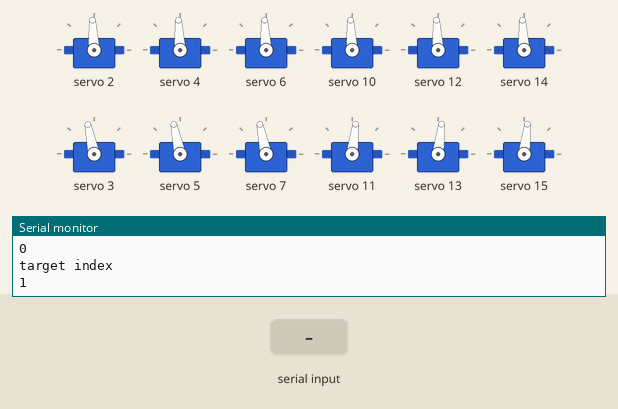
The sketch below on a simulated Arduino Uno, built with avr-gcc and run on an emulated ATmega328P. Parts: 12 × servo, the last lines printed to the serial monitor. The test bench sets the inputs (shaded band).

Above: at 1.2 s.
1.3 s: "8" received over Serial
At 1.4 s:
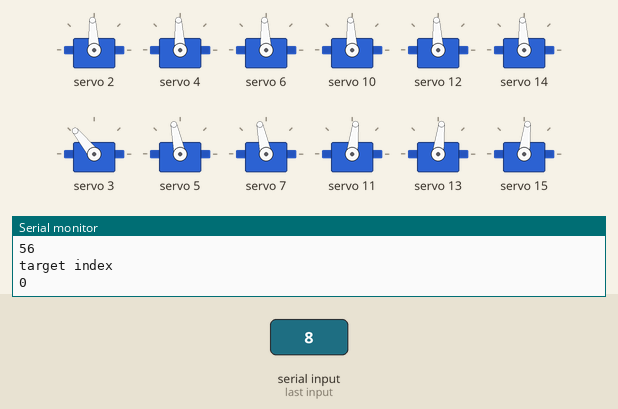
4.3 s: "5" received over Serial
At 7.13 s:
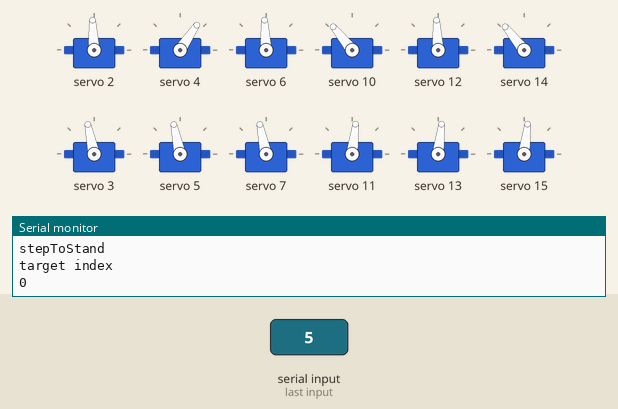
7.3 s: byte 52 (52) received over Serial
At 8.14 s:
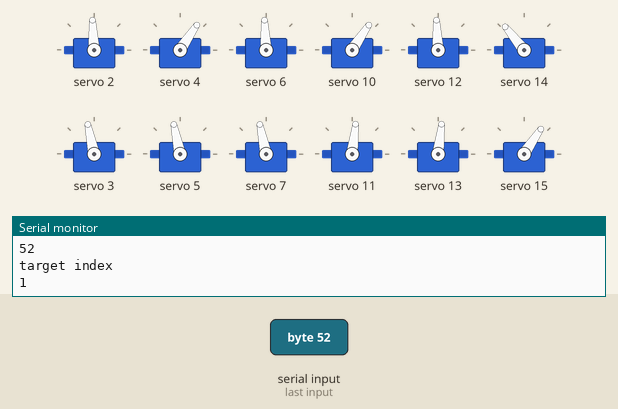
10.3 s: "2" received over Serial
At 10.77 s:
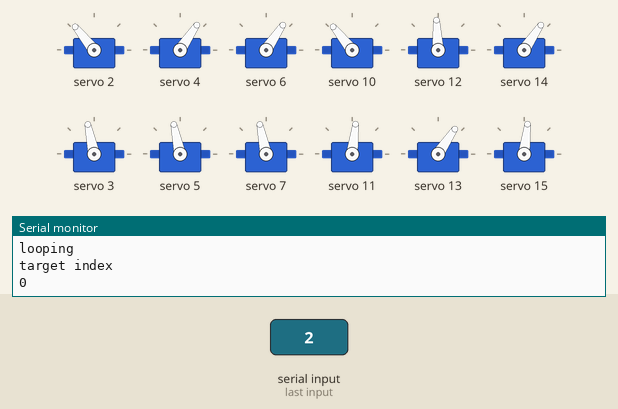
13.3 s: "9" received over Serial
16.3 s: "7" received over Serial
Timing chart, 0 to 22.1 s (numbered marks = the images above; inputs shaded):
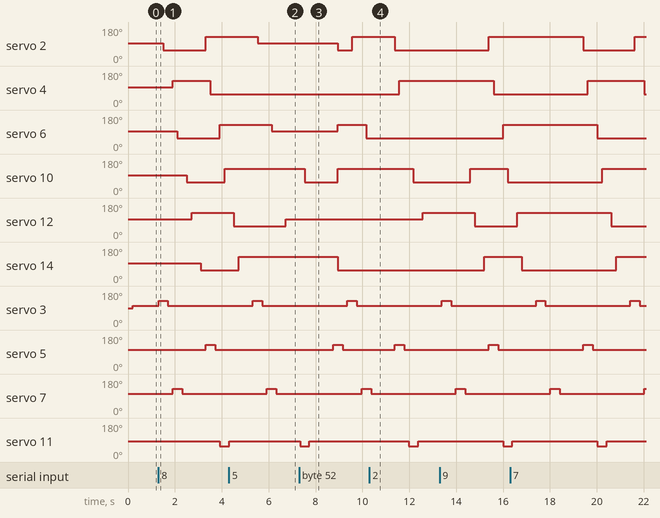

The sketch:

hexapod.ino
```cpp
#include <Wire.h>
#include <Adafruit_PWMServoDriver.h>
#include "HexJoint.h"
#include "HexLeg.h"
#include "TargetPosition.h"

Adafruit_PWMServoDriver pwm = Adafruit_PWMServoDriver();

#define FREQUENCY 50

#define SERVOMIN    650 // 860 // spec: 500
#define SERVOMAX    2350 // 2140 // spec: 2400

#define STAND       0
#define SIT         1
#define WALK_F      2
#define WALK_B      3
#define TURN_R      4
#define TURN_L      5
#define STRAFE_R    6
#define STRAFE_L    7

int action = STAND;
int speed = 200;
TargetPosition targets[5][6];
int targetSize = 0;
int targetIndex = 0;
bool loopTargets = false;

HexJoint flHip = HexJoint();
HexJoint mlHip = HexJoint();
HexJoint blHip = HexJoint();
HexJoint frHip = HexJoint();
HexJoint mrHip = HexJoint();
HexJoint brHip = HexJoint();
HexJoint flKnee = HexJoint();
HexJoint mlKnee = HexJoint();
HexJoint blKnee = HexJoint();
HexJoint frKnee = HexJoint();
HexJoint mrKnee = HexJoint();
HexJoint brKnee = HexJoint();

HexLeg fl = HexLeg();
HexLeg ml = HexLeg();
HexLeg bl = HexLeg();
HexLeg fr = HexLeg();
HexLeg mr = HexLeg();
HexLeg br = HexLeg();

int serialData = 0;// data and serial data are just variables to hold information.
int data = 0;

void setup()
{
  Serial.begin(9600);

  pwm.begin();
  pwm.setPWMFreq(FREQUENCY);

  flHip.begin(2, false, true);
  mlHip.begin(4, false, true);
  blHip.begin(6, false, true);
  frHip.begin(10, false, false);
  mrHip.begin(12, false, false);
  brHip.begin(14, false, false);

  flKnee.begin(3, true, true);
  mlKnee.begin(5, true, true);
  blKnee.begin(7, true, true);
  frKnee.begin(11, true, false);
  mrKnee.begin(13, true, false);
  brKnee.begin(15, true, false);

  fl.begin(flHip, flKnee);
  ml.begin(mlHip, mlKnee);
  bl.begin(blHip, blKnee);
  fr.begin(frHip, frKnee);
  mr.begin(mrHip, mrKnee);
  br.begin(brHip, brKnee);

  stand();
}

void loop() {
  if (Serial.available() > 0) { //Serial.available will tell the board to look at the information being sent to it through the serial port.
    data = Serial.read(); //The arduino reads this data and writes it as one of our variables.
    Serial.println(data); //The arduino prints this data to the serial monitor so we can see what it sees.
  }

  if (data == 53) { // Keypad '5'
    if (action == STAND) {
      sit();
    } else if (action == SIT) {
      stand();
    } else {
      // If pressed during any other motion stop the motion and go to stand
      stepToStand();
    }
  } else if (data == 56) { // Keypad '8'
    setWalkTargets(0, 1);
  } else if (data == 50) { // Keypad '2'
    setWalkTargets(0, -1);
  } else if (data == 57) { // Keypad '9'
    setTurnTargets(0, 1);
  } else if (data == 55) { // Keypad '7'
    setTurnTargets(0, -1);
  } else if (data == 54) { // Keypad '6'
    setStrafeTargets(0, 1);
  } else if (data == 52) { // Keypad '4'
    setStrafeTargets(0, -1);
  }

  data = 0; // Clear serial data after setting targets.

  advanceTarget();
}

void advanceTarget() {
  if (targetSize > 0) {

    Serial.println("target index");
    Serial.println(targetIndex);

    // For each joint in the target index, set the position
    int i;
    for (i = 0; i < 6; i++) {
      TargetPosition target = targets[targetIndex][i];

      if (!target.isLeg) {
        setPos(target.joint, target.pos);
      } else {
        stepTo(target.leg, target.pos, speed);
      }
    }

    waitForServo(speed);

    // Increase target index. If target index is the size of the number of targets, set the index back to 0.
    targetIndex = targetIndex + 1;
    if (targetIndex == targetSize) {
      if (loopTargets) {
        targetIndex = 0;
        Serial.println("looping");
      } else {
        stopMoving();
        resetTargets();
      }
    }
  }
}

void resetTargets() {
  loopTargets = false;
  targetSize = 0;
  targetIndex = 0;
}

void stand() {
  Serial.println("stand");

  action = STAND;
  loopTargets = false;

  // L: Lift
  // R: Rotate
  // P: Place
  // S: Step

  // STAND: Center all hips, then lower all knees.
  // fl       ml       bl       fr       mr       br
  // R        R        R        R        R        R
  // L        L        L        L        L        L

  targetSize = 2;
  setTargetsStep(0, TargetPosition(fl.hip, 0), TargetPosition(ml.hip, 0), TargetPosition(bl.hip, 0), TargetPosition(fr.hip, 0), TargetPosition(mr.hip, 0), TargetPosition(br.hip, 0));
  setTargetsStep(1, TargetPosition(fl.knee, 0), TargetPosition(ml.knee, 0), TargetPosition(bl.knee, 0), TargetPosition(fr.knee, 0), TargetPosition(mr.knee, 0), TargetPosition(br.knee, 0));
}

void stepToStand() {
  Serial.println("stepToStand");

  action = STAND;
  loopTargets = false;

  // L: Lift
  // R: Rotate
  // P: Place
  // S: Step

  // STAND: Center all hips, then lower all knees.
  // fl       ml       bl       fr       mr       br
  // S                 S                 S
  //          S                 S                 S

  targetSize = 2;
  setTargetsStep(0, TargetPosition(fl, 0), TargetPosition(ml.knee, 0), TargetPosition(bl, 0), TargetPosition(fr.knee, 0), TargetPosition(mr, 0), TargetPosition(br.knee, 0));
  setTargetsStep(1, TargetPosition(fl.knee, 0), TargetPosition(ml, 0), TargetPosition(bl.knee, 0), TargetPosition(fr, 0), TargetPosition(mr.knee, 0), TargetPosition(br, 0));
}

void sit() {
  Serial.println("sit");

  action = SIT;
  loopTargets = false;

  // L: Lift
  // R: Rotate
  // P: Place
  // S: Step

  // SIT: Raise all knees, then center hips.
  // fl       ml       bl       fr       mr       br
  // L        L        L        L        L        L
  // R        R        R        R        R        R

  targetSize = 2;
  setTargetsStep(0, TargetPosition(fl.knee, -1), TargetPosition(ml.knee, -1), TargetPosition(bl.knee, -1), TargetPosition(fr.knee, -1), TargetPosition(mr.knee, -1), TargetPosition(br.knee, -1));
  setTargetsStep(1, TargetPosition(fl.hip, 0), TargetPosition(ml.hip, 0), TargetPosition(bl.hip, 0), TargetPosition(fr.hip, 0), TargetPosition(mr.hip, 0), TargetPosition(br.hip, 0));
}

void setWalkTargets(int gate, int dir) {

  int forwardPos = 1;
  int backwardPos = -1;
  if (dir == -1) {
    forwardPos = -1;
    backwardPos = 1;
    action = WALK_B;
  } else {
    action = WALK_F;
  }

  loopTargets = true;

  // L: Lift
  // R: Rotate
  // P: Place
  // S: Step

  // TODO: Fix angles to ensure that when rotating two legs towards each other, they do not touch.

  if (gate == 0) {

    // GATE 0 WALK: Two sets of three legs move together. When one set is lifted, the other set moves the body forward.
    // fl       ml       bl       fr       mr       br
    // S+       R-       S+       R-       S+       R-
    // R-       S+       R-       S+       R-       S+

    targetSize = 2;
    setTargetsStep(0, TargetPosition(fl, forwardPos), TargetPosition(ml.hip, backwardPos), TargetPosition(bl, forwardPos), TargetPosition(fr.hip, backwardPos), TargetPosition(mr, forwardPos), TargetPosition(br.hip, backwardPos));
    setTargetsStep(1, TargetPosition(fl.hip, backwardPos), TargetPosition(ml, forwardPos), TargetPosition(bl.hip, backwardPos), TargetPosition(fr, forwardPos), TargetPosition(mr.hip, backwardPos), TargetPosition(br, forwardPos));

  } else if (gate == 1) {

    // GATE 1 LUNGE: Two sets of three legs move together. First position both sets, then move the body together at once.
    // fl       ml       bl       fr       mr       br
    // S+                S+                S+
    //          S+                S+                S+
    // R-       R-       R-       R-       R-       R-

    // Can this be reduced to combine steps 3/4 (so that placing and lifting are in one step)?

    targetSize = 3;
    setTargetsStep(0, TargetPosition(fl, forwardPos), TargetPosition(ml.knee, 0), TargetPosition(bl, forwardPos), TargetPosition(fr.knee, 0), TargetPosition(mr, forwardPos), TargetPosition(br.knee, 0));
    setTargetsStep(1, TargetPosition(fl.knee, 0), TargetPosition(ml, forwardPos), TargetPosition(bl.knee, 0), TargetPosition(fr, forwardPos), TargetPosition(mr.knee, 0), TargetPosition(br, forwardPos));
    setTargetsStep(2, TargetPosition(fl.hip, backwardPos), TargetPosition(ml.hip, backwardPos), TargetPosition(bl.hip, backwardPos), TargetPosition(fr.hip, backwardPos), TargetPosition(mr.hip, backwardPos), TargetPosition(br.hip, backwardPos));

  } else if (gate == 2) {

    // GATE 2 RIPPLE: Three sets of two legs move together. When one set is lifted, the other two sets move the body forward. Back to front.
    // fl       ml       bl       fr       mr       br
    // R        R-       S+       R        R-       S+
    // R-       S+       R        R-       S+       R
    // S+       R        R-       S+       R        R-

    targetSize = 3;
    setTargetsStep(0, TargetPosition(fl.hip, 0), TargetPosition(ml.hip, backwardPos), TargetPosition(bl, forwardPos), TargetPosition(fr.hip, 0), TargetPosition(mr.hip, backwardPos), TargetPosition(br, forwardPos));
    setTargetsStep(1, TargetPosition(fl.hip, backwardPos), TargetPosition(ml, forwardPos), TargetPosition(bl.hip, 0), TargetPosition(fr.hip, backwardPos), TargetPosition(mr, forwardPos), TargetPosition(br.hip, 0));
    setTargetsStep(2, TargetPosition(fl, forwardPos), TargetPosition(ml.hip, 0), TargetPosition(bl.hip, backwardPos), TargetPosition(fr, forwardPos), TargetPosition(mr.hip, 0), TargetPosition(br.hip, backwardPos));

  }
}

void setTurnTargets(int gate, int dir) {

  int forwardPos = 1;
  int backwardPos = -1;
  if (dir == -1) {
    forwardPos = -1;
    backwardPos = 1;
    action = TURN_L;
  } else {
    action = TURN_R;
  }

  loopTargets = true;

  // L: Lift
  // R: Rotate
  // P: Place
  // S: Step

  // TODO: Fix angles to ensure that when rotating two legs towards each other, they do not touch.

  if (gate == 0) {

    // GATE 0 TURN: Two sets of three legs move together. When one set is lifted, the other set rotates the body.
    // fl       ml       bl       fr       mr       br
    // S+       R-       S+       R+       S-       R+
    // R-       S+       R-       S-       R+       S-

    targetSize = 2;
    setTargetsStep(0, TargetPosition(fl, forwardPos), TargetPosition(ml.hip, backwardPos), TargetPosition(bl, forwardPos), TargetPosition(fr.hip, forwardPos), TargetPosition(mr, backwardPos), TargetPosition(br.hip, forwardPos));
    setTargetsStep(1, TargetPosition(fl.hip, backwardPos), TargetPosition(ml, forwardPos), TargetPosition(bl.hip, backwardPos), TargetPosition(fr, backwardPos), TargetPosition(mr.hip, forwardPos), TargetPosition(br, backwardPos));

  }
}

void setStrafeTargets(int gate, int dir) {

  int forwardPos = 1;
  int backwardPos = -1;
  if (dir == -1) {
    forwardPos = -1;
    backwardPos = 1;
    action = TURN_L;
  } else {
    action = TURN_R;
  }

  loopTargets = true;

  // L: Lift
  // R: Rotate
  // P: Place
  // S: Step

  // TODO: Fix angles to ensure that when rotating two legs towards each other, they do not touch.

  if (gate == 0) {

    // GATE 0 STRAFE: Two sets of two legs move into position. Middle legs are lifted and the two sets of two translate the body horizontally.
    // fl       ml       bl       fr       mr       br
    // S+                S-
    //                            S+                S-
    //          L                          L
    // R-                R+       R-                R+
    //          P                          P

    targetSize = 5;
    setTargetsStep(0, TargetPosition(fl, forwardPos), TargetPosition(ml.knee, 0), TargetPosition(bl, backwardPos), TargetPosition(fr.knee, 0), TargetPosition(mr, 0), TargetPosition(br.knee, 0));
    setTargetsStep(1, TargetPosition(fl.knee, 0), TargetPosition(ml.knee, 0), TargetPosition(bl.knee, 0), TargetPosition(fr, forwardPos), TargetPosition(mr.knee, 0), TargetPosition(br, backwardPos));
    setTargetsStep(2, TargetPosition(fl.knee, 0), TargetPosition(ml.knee, 1), TargetPosition(bl.knee, 0), TargetPosition(fr.knee, 0), TargetPosition(mr.knee, 1), TargetPosition(br.knee, 0));
    setTargetsStep(3, TargetPosition(fl.hip, backwardPos), TargetPosition(ml.knee, 1), TargetPosition(bl.hip, forwardPos), TargetPosition(fr.hip, backwardPos), TargetPosition(mr.knee, 1), TargetPosition(br.hip, forwardPos));
    setTargetsStep(4, TargetPosition(fl.knee, 0), TargetPosition(ml.knee, 0), TargetPosition(bl.knee, 0), TargetPosition(fr.knee, 0), TargetPosition(mr.knee, 0), TargetPosition(br.knee, 0));
  }
}

void setTargetsStep(int index, TargetPosition t0, TargetPosition t1, TargetPosition t2, TargetPosition t3, TargetPosition t4, TargetPosition t5) {
  targets[index][0] = t0;
  targets[index][1] = t1;
  targets[index][2] = t2;
  targets[index][3] = t3;
  targets[index][4] = t4;
  targets[index][5] = t5;
}

void waitForServo(int milliseconds) {
  delay(milliseconds);
}

void stopMoving() {
  pwm.setPWM(flHip.getServoNum(), 0, 0);
  pwm.setPWM(frHip.getServoNum(), 0, 0);
  pwm.setPWM(mlHip.getServoNum(), 0, 0);
  pwm.setPWM(mrHip.getServoNum(), 0, 0);
  pwm.setPWM(blHip.getServoNum(), 0, 0);
  pwm.setPWM(brHip.getServoNum(), 0, 0);

  pwm.setPWM(flKnee.getServoNum(), 0, 0);
  pwm.setPWM(frKnee.getServoNum(), 0, 0);
  pwm.setPWM(mlKnee.getServoNum(), 0, 0);
  pwm.setPWM(mrKnee.getServoNum(), 0, 0);
  pwm.setPWM(blKnee.getServoNum(), 0, 0);
  pwm.setPWM(brKnee.getServoNum(), 0, 0);
}

void stepTo(HexLeg leg, int pos, int speed) {
  int targetHipDeg = getPosDeg(leg.hip, pos);

  if (leg.hip.getDeg() == targetHipDeg) {
    return;
  }

  // TODO: Interpolate the step

  setPos(leg.knee, 1); // Lift leg
  waitForServo(speed);
  setDeg(leg.hip, targetHipDeg); // Move hip to target
  waitForServo(speed);
  setPos(leg.knee, 0); // Set leg down
  waitForServo(speed);
}

void setDeg(HexJoint joint, int deg) {
  if (joint.getDeg() == deg) {
    return;
  }

  joint.setDeg(deg);
  pwm.setPWM(joint.getServoNum(), 0, pulseWidth(deg));
}

void setPos(HexJoint joint, int pos) {
  int deg = getPosDeg(joint, pos);
  setDeg(joint, deg);
}

int getPosDeg(HexJoint joint, int pos) {
  int pos0;
  int pos1;
  int posN;
  if (joint.isVertical()) {
    pos0 = 80;
    pos1 = 50;
    posN = 1;
  } else {
    pos0 = 90;
    pos1 = 130;
    posN = 50;
  }

  int deg = pos0;

  switch(pos) {
    case 0:
      deg = pos0;
      break;
    case 1:
      deg = pos1;
      break;
    case -1:
      deg = posN;
      break;
  }

  if (joint.isInverted()) {
    deg = 180 - deg;
  }

  return deg;
}

int pulseWidth(int angle) {
  //Serial.println(angle);

  int pulse_wide, analog_value;
  pulse_wide = map(angle, 0, 180, SERVOMIN, SERVOMAX);
  analog_value = (float(pulse_wide) * FREQUENCY * 4096) / 1000000;
  return analog_value;
}
```

HexJoint.cpp
```cpp
#include "HexJoint.h"

HexJoint::HexJoint() {
}

void HexJoint::begin(int servoNum, bool vertical, bool invert) {
  this->servoNum = servoNum;
  this->vertical = vertical;
  this->invert = invert;
}

int HexJoint::getDeg(void) {
	return deg;
}

void HexJoint::setDeg(int deg) {
  this->deg = deg;
}

int HexJoint::getServoNum(void) {
  return servoNum;
}

bool HexJoint::isVertical(void) {
  return vertical;
}

bool HexJoint::isInverted(void) {
  return invert;
}
```

HexJoint.h
```cpp
#ifndef _HexJoint_H
#define _HexJoint_H

class HexJoint {
  public:
    HexJoint(void);
    void begin(int servoNum, bool vertical, bool invert);
    void setDeg(int deg);
    int getDeg(void);
    int getServoNum(void);
    bool isVertical(void);
    bool isInverted(void);

  private:
    int servoNum;
    int deg;
    bool vertical;
    bool invert;
};

#endif
```

HexLeg.cpp
```cpp
#include "HexLeg.h"

HexLeg::HexLeg() {
}

void HexLeg::begin(HexJoint hip, HexJoint knee) {
  this->hip = hip;
  this->knee = knee;
}
```

HexLeg.h
```cpp
#ifndef _HexLeg_H
#define _HexLeg_H

#include "HexJoint.h"

class HexLeg {
  public:
    HexLeg(void);
    void begin(HexJoint hip, HexJoint knee);
    HexJoint hip;
    HexJoint knee;
};

#endif
```

TargetPosition.cpp
```cpp
#include "TargetPosition.h"

TargetPosition::TargetPosition() {
}

TargetPosition::TargetPosition(HexJoint joint, int pos) {
  this->joint = joint;
  this->pos = pos;
  this->isLeg = false;
}

TargetPosition::TargetPosition(HexLeg leg, int pos) {
  this->leg = leg;
  this->pos = pos;
  this->isLeg = true;
}
```

TargetPosition.h
```cpp
#ifndef _TargetPosition_H
#define _TargetPosition_H

#include "HexJoint.h"
#include "HexLeg.h"

class TargetPosition {
  public:
    TargetPosition(void);
    TargetPosition(HexJoint joint, int pos);
    TargetPosition(HexLeg leg, int pos);
    HexJoint joint;
    HexLeg leg;
    bool isLeg;
    int pos;
};

#endif
```

Measured:
- after the input at 1.3 s, servo 2: 93° → 56° after 0.20 s, → 129° 1.8 s later; servo 4: 93° → 129° after 0.61 s, → 56° 1.6 s later; servo 6: 93° → 56° after 0.81 s, → 129° 1.8 s later; servo 10: 93° → 56° after 1.2 s, → 129° 1.6 s later; servo 12: 93° → 129° after 1.4 s
- after the input at 4.3 s, servo 2: 129° → 93° after 1.2 s; servo 4: stays 56° (without the input it goes to 129° after 1.6 s); servo 6: 129° → 93° after 1.8 s; servo 10: stays 129° (without the input it goes to 56° after 2.2 s)
- after the input at 7.3 s, servo 2: 93° → 56° after 1.7 s, → 129° 0.61 s later; servo 4: stays 56° (without the input it goes to 93° after 0.24 s); servo 6: 93° → 129° after 1.7 s, → 56° 1.2 s later; servo 10: 129° → 56° after 0.24 s, → 129° 1.4 s later; servo 14: 129° → 56° after 1.7 s
- after the input at 10.3 s, servo 2: 129° → 56° after 1.1 s instead of 2.7 s; servo 4: 56° → 129° after 1.3 s; servo 6: stays 56° (without the input it goes to 129° after 2.7 s); servo 12: 93° → 129° after 2.3 s; servo 14: stays 56° (without the input it goes to 129° after 1.9 s)
- by itself, servo 15: alternates 83° for 3.6 s and 56° for 0.40 s
